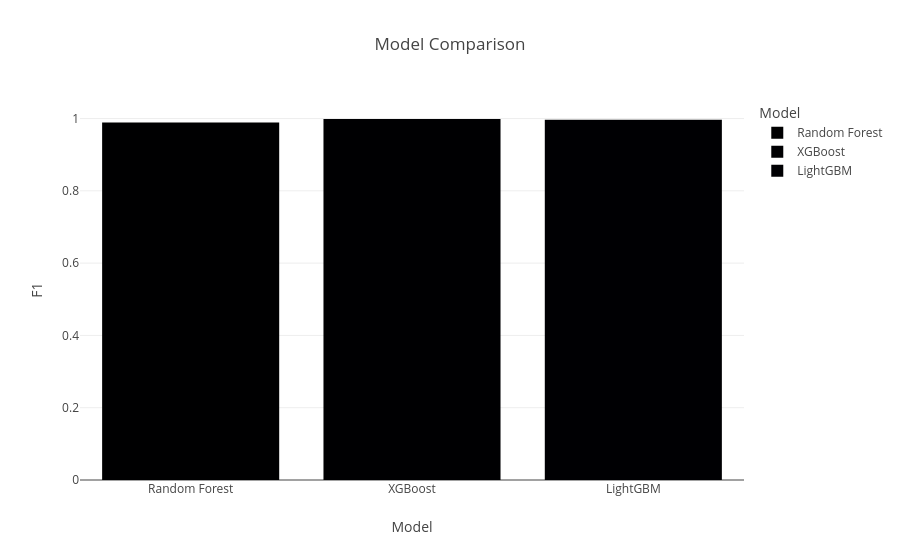

Source (notebook cell):
### Code cell
# suppress non-critical warnings in notebooks
import warnings
warnings.filterwarnings("ignore", category=FutureWarning)
fig = px.bar(
    benchmark,
    x="Model",
    y="F1",
    color="Model",
    title="Model Comparison"
)

fig.show()

### Figure 1 — Plotly figure (JSON) as saved in the notebook; plotly's stock layout.template omitted (floating-point values rounded to 4 significant figures)
{"data": [{"hovertemplate": "Model=%{x}<br>F1=%{y}<extra></extra>", "legendgroup": "Random Forest", "marker": {"color": "#000001", "pattern": {"shape": ""}}, "name": "Random Forest", "orientation": "v", "showlegend": true, "textposition": "auto", "type": "bar", "x": ["Random Forest"], "xaxis": "x", "y": [0.9893], "yaxis": "y"}, {"hovertemplate": "Model=%{x}<br>F1=%{y}<extra></extra>", "legendgroup": "XGBoost", "marker": {"color": "#000002", "pattern": {"shape": ""}}, "name": "XGBoost", "orientation": "v", "showlegend": true, "textposition": "auto", "type": "bar", "x": ["XGBoost"], "xaxis": "x", "y": [0.9987], "yaxis": "y"}, {"hovertemplate": "Model=%{x}<br>F1=%{y}<extra></extra>", "legendgroup": "LightGBM", "marker": {"color": "#000003", "pattern": {"shape": ""}}, "name": "LightGBM", "orientation": "v", "showlegend": true, "textposition": "auto", "type": "bar", "x": ["LightGBM"], "xaxis": "x", "y": [0.9963], "yaxis": "y"}], "layout": {"autosize": true, "barmode": "relative", "legend": {"title": {"text": "Model"}, "tracegroupgap": 0}, "title": {"text": "Model Comparison"}, "xaxis": {"anchor": "y", "autorange": true, "categoryarray": ["Random Forest", "XGBoost", "LightGBM"], "categoryorder": "array", "domain": [0, 1], "range": [-0.5, 2.5], "title": {"text": "Model"}, "type": "category"}, "yaxis": {"anchor": "x", "autorange": true, "domain": [0, 1], "range": [-1, 1], "title": {"text": "F1"}}}}
